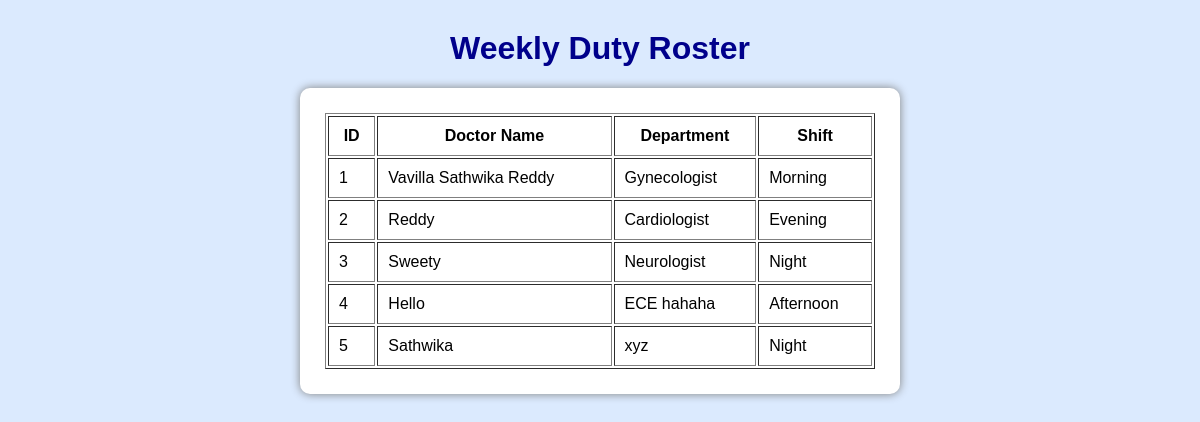
Screenshot of /roster with the database file from the repository.
### tables this page shows
CREATE TABLE doctors(
        id INTEGER PRIMARY KEY AUTOINCREMENT,
        doctor_name TEXT,
        department TEXT,
        shift TEXT,
                   
        status TEXT,
        availability TEXT
    , emergency_available TEXT);

### app.py (the view)
@app.route('/roster')
def roster():
    conn = sqlite3.connect('database.db')
    cursor = conn.cursor()
    cursor.execute("SELECT * FROM doctors")
    doctors = cursor.fetchall()
    conn.close()
    return render_template(
        "roster.html",
        doctors=doctors
    )

### templates/roster.html (shortened to what this page needs)
<!DOCTYPE html>
<html>
<head>
    <link rel="stylesheet"
          href="{{ url_for('static', filename='style.css') }}">
</head>
<body>
<div class="dashboard-container">
    <h1>Weekly Duty Roster</h1>
    <div class="section-box">
        <table border="1" cellpadding="10" width="100%">
            <tr>
                <th>ID</th>
                <th>Doctor Name</th>
                <th>Department</th>
                <th>Shift</th>
            </tr>
            {% for doctor in doctors %}
            <tr>
                <td>{{ doctor[0] }}</td>
                <td>{{ doctor[1] }}</td>
                <td>{{ doctor[2] }}</td>
                <td>{{ doctor[3] }}</td>
            </tr>
            {% endfor %}
        </table>
    </div>
</div>
</body>
</html>

### static/style.css (style rules this page uses)
body { background-color: #dbeafe; font-family: Arial; margin: 0; padding: 0; }
.dashboard-container { width: 600px; margin: 30px auto; }
h1 { text-align: center; color: darkblue; }
.section-box { background-color: white; padding: 25px; border-radius: 10px; box-shadow: 0px 0px 10px gray; }

### rows the page displays
doctors: id "1", doctor_name "Vavilla Sathwika Reddy", department "Gynecologist", shift "Morning"
doctors: id "2", doctor_name "Reddy", department "Cardiologist", shift "Evening"
doctors: id "3", doctor_name "Sweety", department "Neurologist", shift "Night"
doctors: id "4", doctor_name "Hello", department "ECE hahaha", shift "Afternoon"
doctors: id "5", doctor_name "Sathwika", department "xyz", shift "Night"
